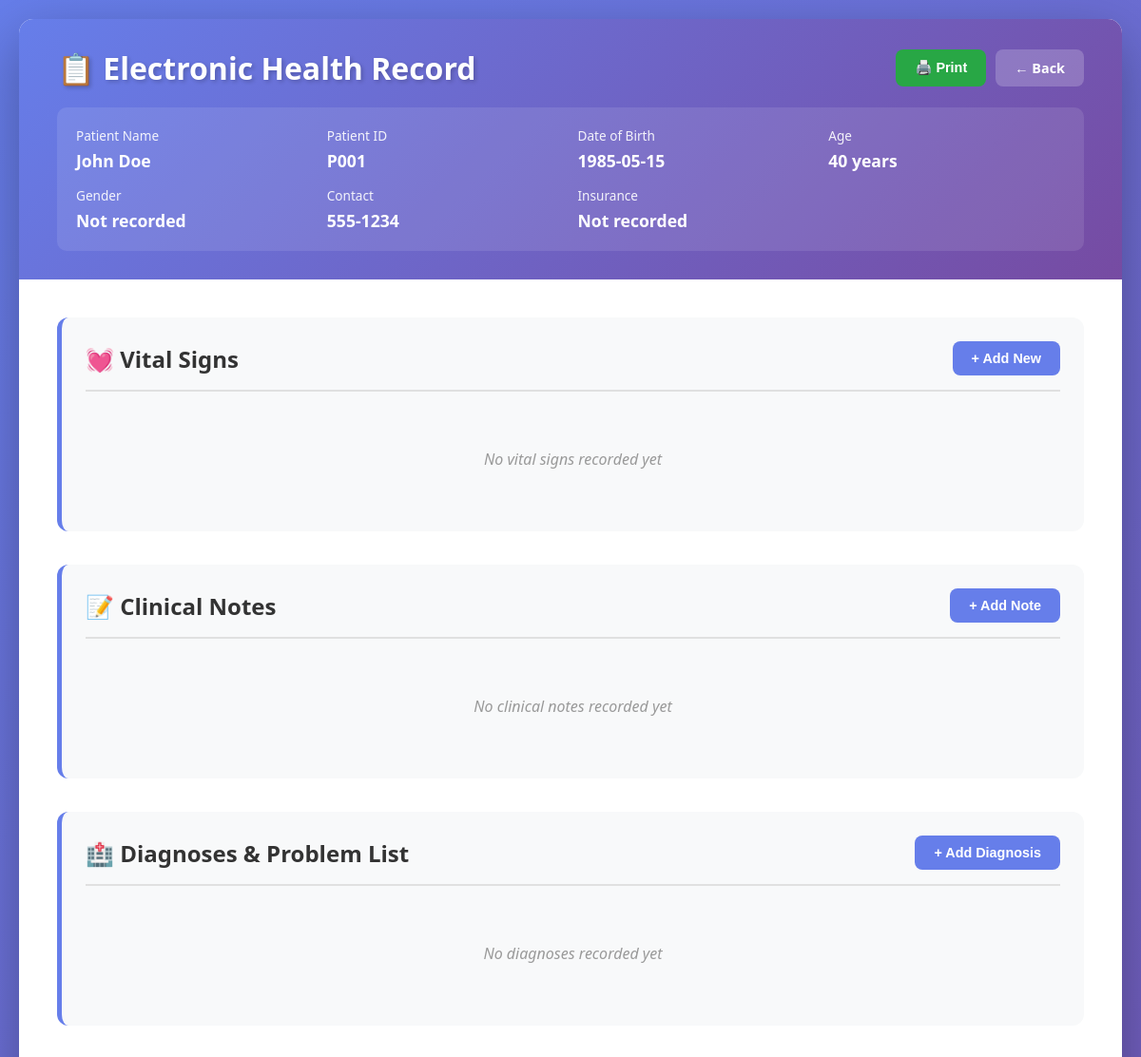
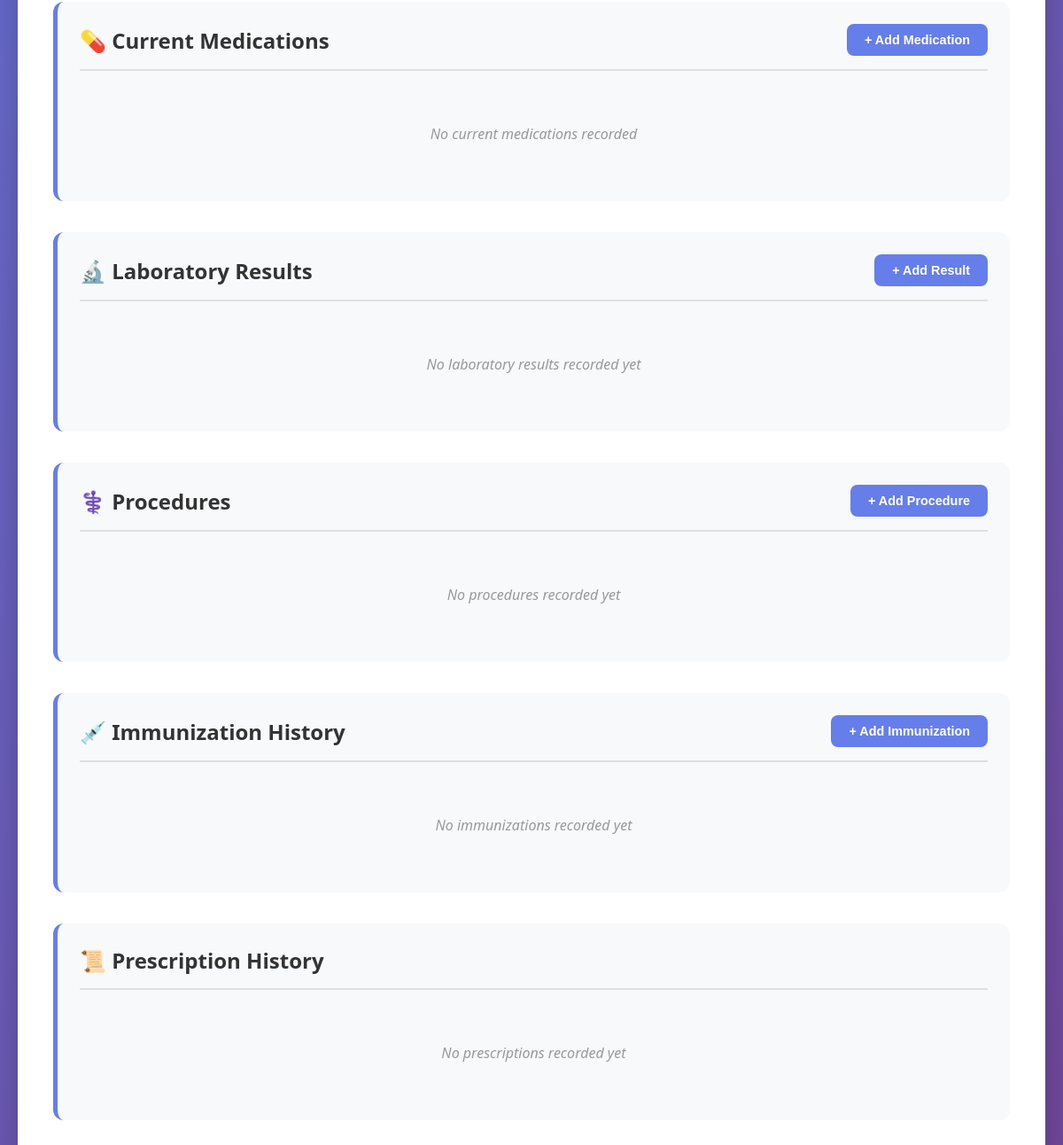
Page /ehr_report/P001 on the committed database (2 pictures, top to bottom).
### tables this page shows
CREATE TABLE patients (
                    patient_id TEXT PRIMARY KEY,
                    full_name TEXT NOT NULL,
                    date_of_birth TEXT,
                    contact_info TEXT,
                    ehr_data TEXT NOT NULL DEFAULT '{}'
                , gender TEXT, insurance_info TEXT);

### app_new.py (the view)
@app.route('/ehr_report/<patient_id>')
def ehr_report(patient_id):
    logger.info(f"Loading EHR report for patient: {patient_id}")
    db = get_db()
    patient = db.get_patient(patient_id)
    if not patient:
        logger.warning(f"Patient not found: {patient_id}")
        flash(f'Patient with ID {patient_id} not found.', 'error')
        return redirect(url_for('dashboard'))
    try:
        ehr_data = json.loads(patient['ehr_data']) if patient['ehr_data'] else {}
    except:
        ehr_data = {}
    if 'vital_signs' not in ehr_data:
        ehr_data['vital_signs'] = []
    if 'clinical_notes' not in ehr_data:
        ehr_data['clinical_notes'] = []
    if 'medications' not in ehr_data:
        ehr_data['medications'] = []
    if 'diagnoses' not in ehr_data:
        ehr_data['diagnoses'] = []
    if 'procedures' not in ehr_data:
        ehr_data['procedures'] = []
    if 'immunizations' not in ehr_data:
        ehr_data['immunizations'] = []
    if 'lab_results' not in ehr_data:
        ehr_data['lab_results'] = []
    if 'prescriptions' not in ehr_data:
        ehr_data['prescriptions'] = []
    age = 'Unknown'
    if patient.get('date_of_birth'):
        try:
            from datetime import datetime
            dob = datetime.strptime(patient['date_of_birth'], '%Y-%m-%d')
            today = datetime.now()
            age = today.year - dob.year - ((today.month, today.day) < (dob.month, dob.day))
        except:
            age = 'Unknown'
    logger.info(f"Loaded EHR report for: {patient['full_name']} (ID: {patient_id})")
    return render_template('ehr_report.html', patient=patient, ehr_data=ehr_data, age=age)

### templates/ehr_report.html (shortened to what this page needs)
<!DOCTYPE html>
<html lang="en">
<head>
</head>
<body>
    <div class="container">
        <div class="header">
            <div class="header-top">
                <h1>📋 Electronic Health Record</h1>
                <div class="action-buttons">
                    <button onclick="window.print()" class="btn btn-print">🖨️ Print</button>
                    <a href="/appointment/{{ patient.patient_id }}" class="btn btn-back">← Back</a>
                </div>
            </div>
            <div class="patient-header">
                <div class="patient-info-item">
                    <label>Patient Name</label>
                    <div class="value">{{ patient.full_name }}</div>
                </div>
                <div class="patient-info-item">
                    <label>Patient ID</label>
                    <div class="value">{{ patient.patient_id }}</div>
                </div>
                <div class="patient-info-item">
                    <label>Date of Birth</label>
                    <div class="value">{{ patient.date_of_birth or 'Not recorded' }}</div>
                </div>
                <div class="patient-info-item">
                    <label>Age</label>
                    <div class="value">{{ age }} years</div>
                </div>
                <div class="patient-info-item">
                    <label>Gender</label>
                    <div class="value">{{ patient.gender or 'Not recorded' }}</div>
                </div>
                <div class="patient-info-item">
                    <label>Contact</label>
                    <div class="value">{{ patient.contact_info or 'Not recorded' }}</div>
                </div>
                <div class="patient-info-item">
                    <label>Insurance</label>
                    <div class="value">{{ patient.insurance_info or 'Not recorded' }}</div>
                </div>
            </div>
        </div>
        <div class="content">
            <div class="ehr-section">
                <div class="section-header">
                    <h2 class="section-title">💓 Vital Signs</h2>
                    <button onclick="addVitalSigns()" class="btn btn-add">+ Add New</button>
                </div>
                {% if ehr_data.vital_signs and ehr_data.vital_signs|length > 0 %}
                    <table class="data-table">
                        <thead>
                            <tr>
                                <th>Date/Time</th>
                                <th>Height (cm)</th>
                                <th>Weight (kg)</th>
                                <th>BMI</th>
                                <th>BP (mmHg)</th>
                                <th>Pulse (bpm)</th>
                                <th>Temp (°F)</th>
                                <th>Resp Rate</th>
                            </tr>
                        </thead>
                        <tbody>
                            {% for vital in ehr_data.vital_signs %}
                            <tr>
                                <td>{{ vital.date }}</td>
                                <td>{{ vital.height or '-' }}</td>
                                <td>{{ vital.weight or '-' }}</td>
                                <td>{{ vital.bmi or '-' }}</td>
                                <td>{{ vital.blood_pressure or '-' }}</td>
                                <td>{{ vital.pulse_rate or '-' }}</td>
                                <td>{{ vital.temperature or '-' }}</td>
                                <td>{{ vital.respiratory_rate or '-' }}</td>
                            </tr>
                            {% endfor %}
                        </tbody>
                    </table>
                {% else %}
                    <div class="empty-state">No vital signs recorded yet</div>
                {% endif %}
            </div>
            <div class="ehr-section">
                <div class="section-header">
                    <h2 class="section-title">📝 Clinical Notes</h2>
                    <button onclick="addClinicalNote()" class="btn btn-add">+ Add Note</button>
                </div>
                {% if ehr_data.clinical_notes and ehr_data.clinical_notes|length > 0 %}
                    {% for note in ehr_data.clinical_notes %}
                    <div class="note-card">
                        <div class="note-header">
                            <strong>{{ note.type or 'General Note' }}</strong>
                            <span class="note-date">📅 {{ note.date }}</span>
                        </div>
                        <div class="note-content">
                            <p><strong>Subjective:</strong> {{ note.subjective or 'N/A' }}</p>
                            <p><strong>Objective:</strong> {{ note.objective or 'N/A' }}</p>
                            <p><strong>Assessment:</strong> {{ note.assessment or 'N/A' }}</p>
                            <p><strong>Plan:</strong> {{ note.plan or 'N/A' }}</p>
                        </div>
                    </div>
                    {% endfor %}
                {% else %}
                    <div class="empty-state">No clinical notes recorded yet</div>
                {% endif %}
            </div>
            <div class="ehr-section">
                <div class="section-header">
                    <h2 class="section-title">🏥 Diagnoses & Problem List</h2>
                    <button onclick="addDiagnosis()" class="btn btn-add">+ Add Diagnosis</button>
                </div>
                {% if ehr_data.diagnoses and ehr_data.diagnoses|length > 0 %}
                    <table class="data-table">
                        <thead>
                            <tr>
                                <th>Date</th>
                                <th>Diagnosis</th>
                                <th>Status</th>
                                <th>Notes</th>
                            </tr>
                        </thead>
                        <tbody>
                            {% for diagnosis in ehr_data.diagnoses %}
                            <tr>
                                <td>{{ diagnosis.date }}</td>
                                <td><strong>{{ diagnosis.condition }}</strong></td>
                                <td><span style="padding: 4px 10px; border-radius: 12px; background: {% if diagnosis.status == 'Active' %}#d4edda{% else %}#f8d7da{% endif %}; color: {% if diagnosis.status == 'Active' %}#155724{% else %}#721c24{% endif %}; font-size: 0.85em;">{{ diagnosis.status }}</span></td>
                                <td>{{ diagnosis.notes or '-' }}</td>
                            </tr>
                            {% endfor %}
                        </tbody>
                    </table>
                {% else %}
                    <div class="empty-state">No diagnoses recorded yet</div>
                {% endif %}
            </div>
            <div class="ehr-section">
                <div class="section-header">
                    <h2 class="section-title">💊 Current Medications</h2>
                    <button onclick="addMedication()" class="btn btn-add">+ Add Medication</button>
                </div>
                {% if ehr_data.medications and ehr_data.medications|length > 0 %}
                    <table class="data-table">
                        <thead>
                            <tr>
                                <th>Medication</th>
                                <th>Dosage</th>
                                <th>Frequency</th>
                                <th>Start Date</th>
                                <th>Status</th>
                            </tr>
                        </thead>
                        <tbody>
                            {% for med in ehr_data.medications %}
                            <tr>
                                <td><strong>{{ med.name }}</strong></td>
                                <td>{{ med.dosage }}</td>
                                <td>{{ med.frequency }}</td>
                                <td>{{ med.start_date }}</td>
                                <td><span style="padding: 4px 10px; border-radius: 12px; background: {% if med.status == 'Active' %}#d4edda{% else %}#f8d7da{% endif %}; color: {% if med.status == 'Active' %}#155724{% else %}#721c24{% endif %}; font-size: 0.85em;">{{ med.status }}</span></td>
                            </tr>
                            {% endfor %}
                        </tbody>
                    </table>
                {% else %}
                    <div class="empty-state">No current medications recorded</div>
                {% endif %}
            </div>
            <div class="ehr-section">
                <div class="section-header">
                    <h2 class="section-title">🔬 Laboratory Results</h2>
                    <button onclick="addLabResult()" class="btn btn-add">+ Add Result</button>
                </div>
                {% if ehr_data.lab_results and ehr_data.lab_results|length > 0 %}
                    <table class="data-table">
                        <thead>
                            <tr>
                                <th>Date</th>
                                <th>Test Name</th>
                                <th>Result</th>
                                <th>Unit</th>
                                <th>Reference Range</th>
                                <th>Status</th>
                            </tr>
                        </thead>
                        <tbody>
                            {% for lab in ehr_data.lab_results %}
                            <tr>
                                <td>{{ lab.date }}</td>
                                <td><strong>{{ lab.test_name }}</strong></td>
                                <td>{{ lab.result }}</td>
                                <td>{{ lab.unit }}</td>
                                <td>{{ lab.reference_range }}</td>
                                <td><span style="padding: 4px 10px; border-radius: 12px; background: {% if lab.abnormal %}#fff3cd{% else %}#d4edda{% endif %}; color: {% if lab.abnormal %}#856404{% else %}#155724{% endif %}; font-size: 0.85em;">{% if lab.abnormal %}⚠️ Abnormal{% else %}Normal{% endif %}</span></td>
                            </tr>
                            {% endfor %}
                        </tbody>
                    </table>
                {% else %}
                    <div class="empty-state">No laboratory results recorded yet</div>
                {% endif %}
            </div>
            <div class="ehr-section">
                <div class="section-header">
                    <h2 class="section-title">⚕️ Procedures</h2>
                    <button onclick="addProcedure()" class="btn btn-add">+ Add Procedure</button>
                </div>
                {% if ehr_data.procedures and ehr_data.procedures|length > 0 %}
                    <table class="data-table">
                        <thead>
                            <tr>
                                <th>Date</th>
                                <th>Procedure</th>
                                <th>Performed By</th>
                                <th>Notes</th>
                            </tr>
                        </thead>
                        <tbody>
                            {% for procedure in ehr_data.procedures %}
                            <tr>
                                <td>{{ procedure.date }}</td>
                                <td><strong>{{ procedure.name }}</strong></td>
                                <td>{{ procedure.performed_by }}</td>
                                <td>{{ procedure.notes or '-' }}</td>
                            </tr>
                            {% endfor %}
                        </tbody>
                    </table>
                {% else %}
                    <div class="empty-state">No procedures recorded yet</div>
                {% endif %}
            </div>
            <div class="ehr-section">
                <div class="section-header">
                    <h2 class="section-title">💉 Immunization History</h2>
                    <button onclick="addImmunization()" class="btn btn-add">+ Add Immunization</button>
                </div>
                {% if ehr_data.immunizations and ehr_data.immunizations|length > 0 %}
                    <table class="data-table">
                        <thead>
                            <tr>
                                <th>Date</th>
                                <th>Vaccine</th>
                                <th>Dose</th>
                                <th>Administered By</th>
                                <th>Notes</th>
                            </tr>
                        </thead>
                        <tbody>
                            {% for immunization in ehr_data.immunizations %}
                            <tr>
                                <td>{{ immunization.date }}</td>
                                <td><strong>{{ immunization.vaccine }}</strong></td>
                                <td>{{ immunization.dose }}</td>
                                <td>{{ immunization.administered_by }}</td>
                                <td>{{ immunization.notes or '-' }}</td>
                            </tr>
                            {% endfor %}
                        </tbody>
                    </table>
                {% else %}
                    <div class="empty-state">No immunizations recorded yet</div>
                {% endif %}
            </div>
            <div class="ehr-section">
                <div class="section-header">
                    <h2 class="section-title">📜 Prescription History</h2>
                </div>
                {% if ehr_data.prescriptions and ehr_data.prescriptions|length > 0 %}
                    {% for prescription in ehr_data.prescriptions %}
                    <div class="note-card">
                        <div class="note-header">
                            <strong>Prescription #{{ loop.index }}</strong>
                            <span class="note-date">📅 {{ prescription.date }}</span>
                        </div>
                        <div class="note-content">
                            <ul style="margin: 10px 0; padding-left: 20px;">
                                {% for medicine in prescription.medicines %}
                                <li>{{ medicine }}</li>
                                {% endfor %}
                            </ul>
                        </div>
                    </div>
                    {% endfor %}
                {% else %}
                    <div class="empty-state">No prescriptions recorded yet</div>
                {% endif %}
            </div>
        </div>
    </div>
</body>
</html>

### rows in the picture
patients: full_name "John Doe", patient_id "P001", date_of_birth "1985-05-15", contact_info "555-1234"

### other values in the picture
{{ age }} "40"
{{ patient.gender or 'Not recorded' }} "Not recorded"
{{ patient.insurance_info or 'Not recorded' }} "Not recorded"
